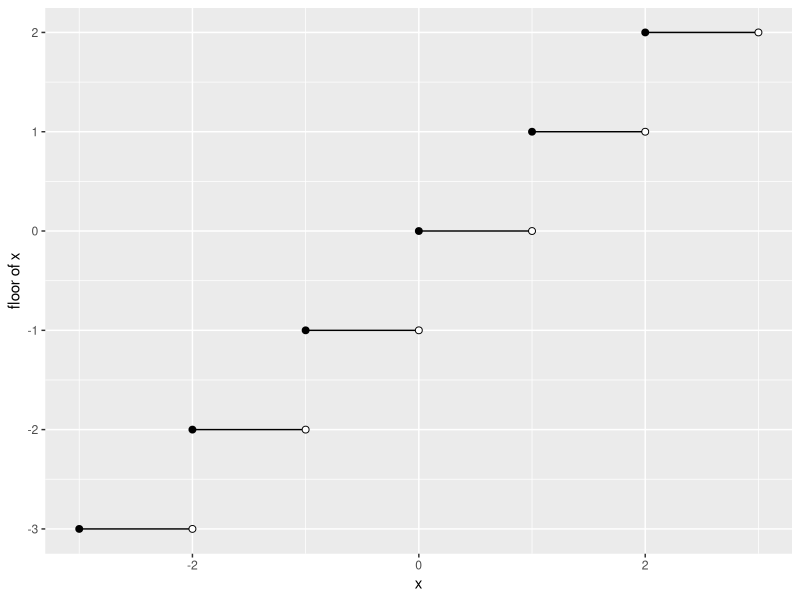

Generate this figure with R:
## ---- chunk 1
#| code-fold: true
#| echo: !expr knitr::is_html_output()
#| message: false
#| warning: false
#| fig-alt: >-
#|   The graph of the floor function from -3 to 3. It is a staircase of
#|   horizontal steps one unit long. Each step starts with a filled dot at an
#|   integer k at height k and ends with an open dot at k + 1.

# one step per integer k, from x = k to x = k + 1 at height k
k <- -3:2
steps <- tibble::tibble(x = k, xend = k + 1, y = k)

floor_plot <- ggplot2::ggplot(steps) +
  ggplot2::geom_segment(ggplot2::aes(x = x, xend = xend, y = y, yend = y)) +
  ggplot2::geom_point(ggplot2::aes(x = x, y = y), size = 2) +
  ggplot2::geom_point(
    ggplot2::aes(x = xend, y = y),
    size = 2, shape = 21, fill = "white"
  ) +
  ggplot2::labs(x = "x", y = "floor of x")

floor_plot
